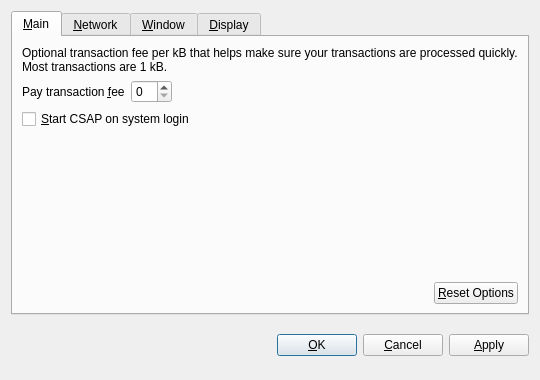
<?xml version="1.0" encoding="UTF-8"?>
<ui version="4.0">
 <class>OptionsDialog</class>
 <widget class="QDialog" name="OptionsDialog">
  <property name="geometry">
   <rect>
    <x>0</x>
    <y>0</y>
    <width>540</width>
    <height>380</height>
   </rect>
  </property>
  <property name="windowTitle">
   <string>Options</string>
  </property>
  <property name="modal">
   <bool>true</bool>
  </property>
  <layout class="QVBoxLayout" name="verticalLayout">
   <item>
    <widget class="QTabWidget" name="tabWidget">
     <property name="tabPosition">
      <enum>QTabWidget::North</enum>
     </property>
     <property name="currentIndex">
      <number>0</number>
     </property>
     <widget class="QWidget" name="tabMain">
      <attribute name="title">
       <string>&amp;Main</string>
      </attribute>
      <layout class="QVBoxLayout" name="verticalLayout_Main">
       <item>
        <widget class="QLabel" name="transactionFeeInfoLabel">
         <property name="text">
          <string>Optional transaction fee per kB that helps make sure your transactions are processed quickly. Most transactions are 1 kB.</string>
         </property>
         <property name="textFormat">
          <enum>Qt::PlainText</enum>
         </property>
         <property name="wordWrap">
          <bool>true</bool>
         </property>
        </widget>
       </item>
       <item>
        <layout class="QHBoxLayout" name="horizontalLayout_1_Main">
         <item>
          <widget class="QLabel" name="transactionFeeLabel">
           <property name="text">
            <string>Pay transaction &amp;fee</string>
           </property>
           <property name="textFormat">
            <enum>Qt::PlainText</enum>
           </property>
           <property name="buddy">
            <cstring>transactionFee</cstring>
           </property>
          </widget>
         </item>
         <item>
          <widget class="BitcoinAmountField" name="transactionFee"/>
         </item>
         <item>
          <spacer name="horizontalSpacer_1_Main">
           <property name="orientation">
            <enum>Qt::Horizontal</enum>
           </property>
           <property name="sizeHint" stdset="0">
            <size>
             <width>40</width>
             <height>20</height>
            </size>
           </property>
          </spacer>
         </item>
        </layout>
       </item>
       <item>
        <widget class="QCheckBox" name="bitcoinAtStartup">
         <property name="toolTip">
          <string>Automatically start CSAP after logging in to the system.</string>
         </property>
         <property name="text">
          <string>&amp;Start CSAP on system login</string>
         </property>
        </widget>
       </item>
       <item>
        <spacer name="verticalSpacer_Main">
         <property name="orientation">
          <enum>Qt::Vertical</enum>
         </property>
         <property name="sizeHint" stdset="0">
          <size>
           <width>20</width>
           <height>40</height>
          </size>
         </property>
        </spacer>
       </item>
       <item>
        <layout class="QHBoxLayout" name="horizontalLayout_2_Main">
         <item>
          <spacer name="horizontalSpacer_2_Main">
           <property name="orientation">
            <enum>Qt::Horizontal</enum>
           </property>
           <property name="sizeHint" stdset="0">
            <size>
             <width>40</width>
             <height>20</height>
            </size>
           </property>
          </spacer>
         </item>
         <item>
          <widget class="QPushButton" name="resetButton">
           <property name="toolTip">
            <string>Reset all client options to default.</string>
           </property>
           <property name="text">
            <string>&amp;Reset Options</string>
           </property>
           <property name="autoDefault">
            <bool>false</bool>
           </property>
          </widget>
         </item>
        </layout>
       </item>
      </layout>
     </widget>
     <widget class="QWidget" name="tabNetwork">
      <attribute name="title">
       <string>&amp;Network</string>
      </attribute>
      <layout class="QVBoxLayout" name="verticalLayout_Network">
       <item>
        <widget class="QCheckBox" name="mapPortUpnp">
         <property name="toolTip">
          <string>Automatically open the CSAP client port on the router. This only works when your router supports UPnP and it is enabled.</string>
         </property>
         <property name="text">
          <string>Map port using &amp;UPnP</string>
         </property>
        </widget>
       </item>
       <item>
        <widget class="QCheckBox" name="connectSocks">
         <property name="toolTip">
          <string>Connect to the CSAP network through a SOCKS proxy (e.g. when connecting through Tor).</string>
         </property>
         <property name="text">
          <string>&amp;Connect through SOCKS proxy:</string>
         </property>
        </widget>
       </item>
       <item>
        <layout class="QHBoxLayout" name="horizontalLayout_Network">
         <item>
          <widget class="QLabel" name="proxyIpLabel">
           <property name="text">
            <string>Proxy &amp;IP:</string>
           </property>
           <property name="textFormat">
            <enum>Qt::PlainText</enum>
           </property>
           <property name="buddy">
            <cstring>proxyIp</cstring>
           </property>
          </widget>
         </item>
         <item>
          <widget class="QValidatedLineEdit" name="proxyIp">
           <property name="maximumSize">
            <size>
             <width>140</width>
             <height>16777215</height>
            </size>
           </property>
           <property name="toolTip">
            <string>IP address of the proxy (e.g. 127.0.0.1)</string>
           </property>
          </widget>
         </item>
         <item>
          <widget class="QLabel" name="proxyPortLabel">
           <property name="text">
            <string>&amp;Port:</string>
           </property>
           <property name="textFormat">
            <enum>Qt::PlainText</enum>
           </property>
           <property name="buddy">
            <cstring>proxyPort</cstring>
           </property>
          </widget>
         </item>
         <item>
          <widget class="QLineEdit" name="proxyPort">
           <property name="maximumSize">
            <size>
             <width>55</width>
             <height>16777215</height>
            </size>
           </property>
           <property name="toolTip">
            <string>Port of the proxy (e.g. 9050)</string>
           </property>
          </widget>
         </item>
         <item>
          <widget class="QLabel" name="socksVersionLabel">
           <property name="text">
            <string>SOCKS &amp;Version:</string>
           </property>
           <property name="textFormat">
            <enum>Qt::PlainText</enum>
           </property>
           <property name="buddy">
            <cstring>socksVersion</cstring>
           </property>
          </widget>
         </item>
         <item>
          <widget class="QValueComboBox" name="socksVersion">
           <property name="toolTip">
            <string>SOCKS version of the proxy (e.g. 5)</string>
           </property>
          </widget>
         </item>
         <item>
          <spacer name="horizontalSpacer_Network">
           <property name="orientation">
            <enum>Qt::Horizontal</enum>
           </property>
           <property name="sizeHint" stdset="0">
            <size>
             <width>40</width>
             <height>20</height>
            </size>
           </property>
          </spacer>
         </item>
        </layout>
       </item>
       <item>
        <spacer name="verticalSpacer_Network">
         <property name="orientation">
          <enum>Qt::Vertical</enum>
         </property>
         <property name="sizeHint" stdset="0">
          <size>
           <width>20</width>
           <height>40</height>
          </size>
         </property>
        </spacer>
       </item>
      </layout>
     </widget>
     <widget class="QWidget" name="tabWindow">
      <attribute name="title">
       <string>&amp;Window</string>
      </attribute>
      <layout class="QVBoxLayout" name="verticalLayout_Window">
       <item>
        <widget class="QCheckBox" name="minimizeToTray">
         <property name="toolTip">
          <string>Show only a tray icon after minimizing the window.</string>
         </property>
         <property name="text">
          <string>&amp;Minimize to the tray instead of the taskbar</string>
         </property>
        </widget>
       </item>
       <item>
        <widget class="QCheckBox" name="minimizeOnClose">
         <property name="toolTip">
          <string>Minimize instead of exit the application when the window is closed. When this option is enabled, the application will be closed only after selecting Quit in the menu.</string>
         </property>
         <property name="text">
          <string>M&amp;inimize on close</string>
         </property>
        </widget>
       </item>
       <item>
        <spacer name="verticalSpacer_Window">
         <property name="orientation">
          <enum>Qt::Vertical</enum>
         </property>
         <property name="sizeHint" stdset="0">
          <size>
           <width>20</width>
           <height>40</height>
          </size>
         </property>
        </spacer>
       </item>
      </layout>
     </widget>
     <widget class="QWidget" name="tabDisplay">
      <attribute name="title">
       <string>&amp;Display</string>
      </attribute>
      <layout class="QVBoxLayout" name="verticalLayout_Display">
       <item>
        <layout class="QHBoxLayout" name="horizontalLayout_1_Display">
         <item>
          <widget class="QLabel" name="langLabel">
           <property name="text">
            <string>User Interface &amp;language:</string>
           </property>
           <property name="textFormat">
            <enum>Qt::PlainText</enum>
           </property>
           <property name="buddy">
            <cstring>lang</cstring>
           </property>
          </widget>
         </item>
         <item>
          <widget class="QValueComboBox" name="lang">
           <property name="toolTip">
            <string>The user interface language can be set here. This setting will take effect after restarting CSAP.</string>
           </property>
          </widget>
         </item>
        </layout>
       </item>
       <item>
        <layout class="QHBoxLayout" name="horizontalLayout_2_Display">
         <item>
          <widget class="QLabel" name="unitLabel">
           <property name="text">
            <string>&amp;Unit to show amounts in:</string>
           </property>
           <property name="textFormat">
            <enum>Qt::PlainText</enum>
           </property>
           <property name="buddy">
            <cstring>unit</cstring>
           </property>
          </widget>
         </item>
         <item>
          <widget class="QValueComboBox" name="unit">
           <property name="toolTip">
            <string>Choose the default subdivision unit to show in the interface and when sending coins.</string>
           </property>
          </widget>
         </item>
        </layout>
       </item>
       <item>
        <widget class="QCheckBox" name="displayAddresses">
         <property name="toolTip">
          <string>Whether to show CSAP addresses in the transaction list or not.</string>
         </property>
         <property name="text">
          <string>&amp;Display addresses in transaction list</string>
         </property>
        </widget>
       </item>
       <item>
        <spacer name="verticalSpacer_Display">
         <property name="orientation">
          <enum>Qt::Vertical</enum>
         </property>
         <property name="sizeHint" stdset="0">
          <size>
           <width>20</width>
           <height>40</height>
          </size>
         </property>
        </spacer>
       </item>
      </layout>
     </widget>
    </widget>
   </item>
   <item>
    <layout class="QHBoxLayout" name="horizontalLayout_Buttons">
     <item>
      <spacer name="horizontalSpacer_1">
       <property name="orientation">
        <enum>Qt::Horizontal</enum>
       </property>
       <property name="sizeHint" stdset="0">
        <size>
         <width>40</width>
         <height>48</height>
        </size>
       </property>
      </spacer>
     </item>
     <item>
      <widget class="QLabel" name="statusLabel">
       <property name="font">
        <font>
         <weight>75</weight>
         <bold>true</bold>
        </font>
       </property>
       <property name="text">
        <string/>
       </property>
       <property name="textFormat">
        <enum>Qt::PlainText</enum>
       </property>
       <property name="wordWrap">
        <bool>true</bool>
       </property>
      </widget>
     </item>
     <item>
      <spacer name="horizontalSpacer_2">
       <property name="orientation">
        <enum>Qt::Horizontal</enum>
       </property>
       <property name="sizeHint" stdset="0">
        <size>
         <width>40</width>
         <height>48</height>
        </size>
       </property>
      </spacer>
     </item>
     <item>
      <widget class="QPushButton" name="okButton">
       <property name="text">
        <string>&amp;OK</string>
       </property>
      </widget>
     </item>
     <item>
      <widget class="QPushButton" name="cancelButton">
       <property name="text">
        <string>&amp;Cancel</string>
       </property>
       <property name="autoDefault">
        <bool>false</bool>
       </property>
      </widget>
     </item>
     <item>
      <widget class="QPushButton" name="applyButton">
       <property name="text">
        <string>&amp;Apply</string>
       </property>
       <property name="autoDefault">
        <bool>false</bool>
       </property>
      </widget>
     </item>
    </layout>
   </item>
  </layout>
 </widget>
 <customwidgets>
  <customwidget>
   <class>BitcoinAmountField</class>
   <extends>QSpinBox</extends>
   <header>bitcoinamountfield.h</header>
  </customwidget>
  <customwidget>
   <class>QValueComboBox</class>
   <extends>QComboBox</extends>
   <header>qvaluecombobox.h</header>
  </customwidget>
  <customwidget>
   <class>QValidatedLineEdit</class>
   <extends>QLineEdit</extends>
   <header>qvalidatedlineedit.h</header>
  </customwidget>
 </customwidgets>
 <resources/>
 <connections/>
</ui>
